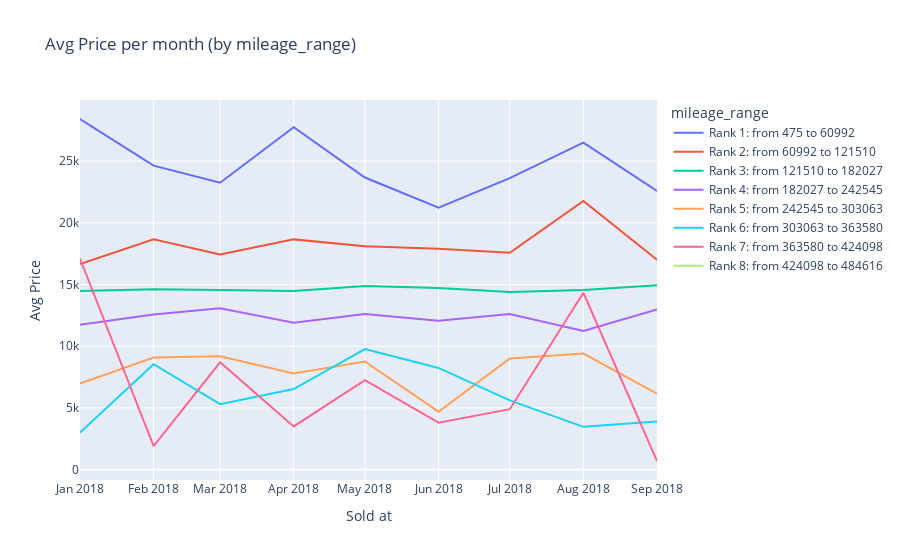
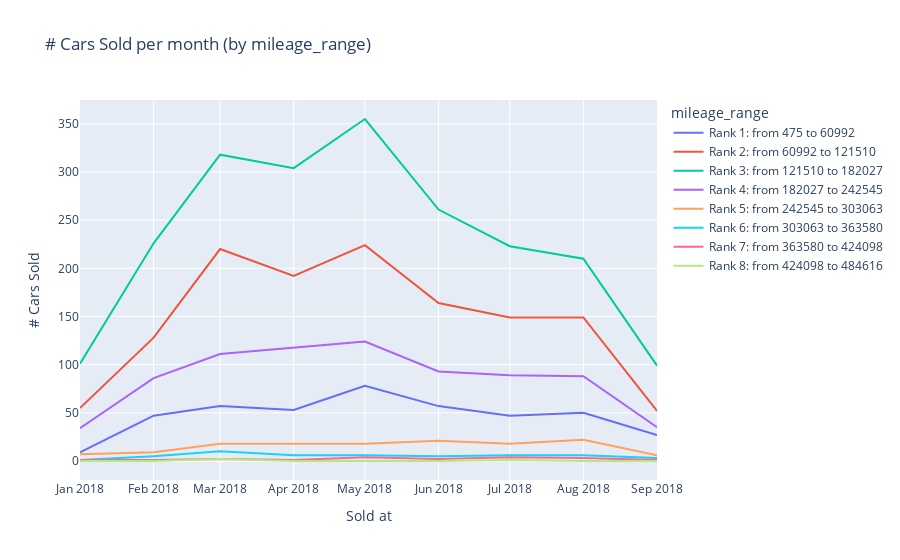
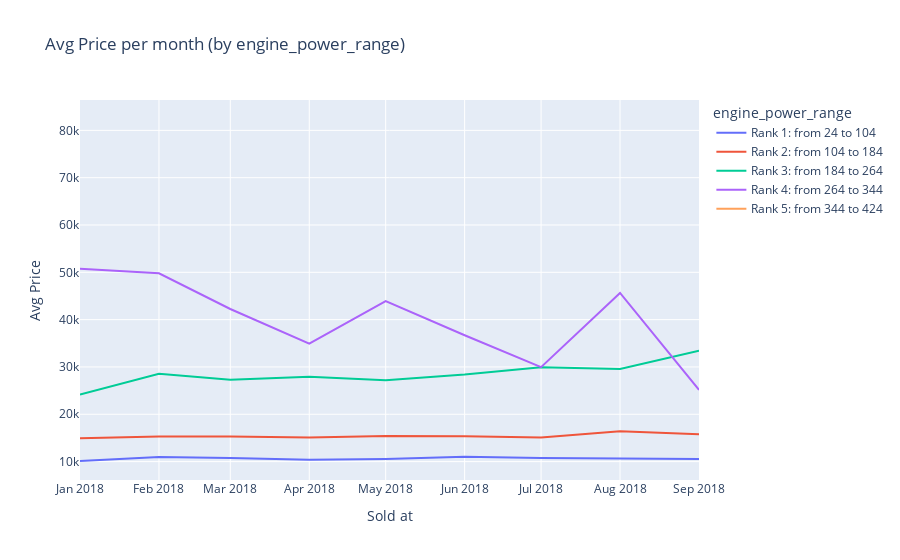
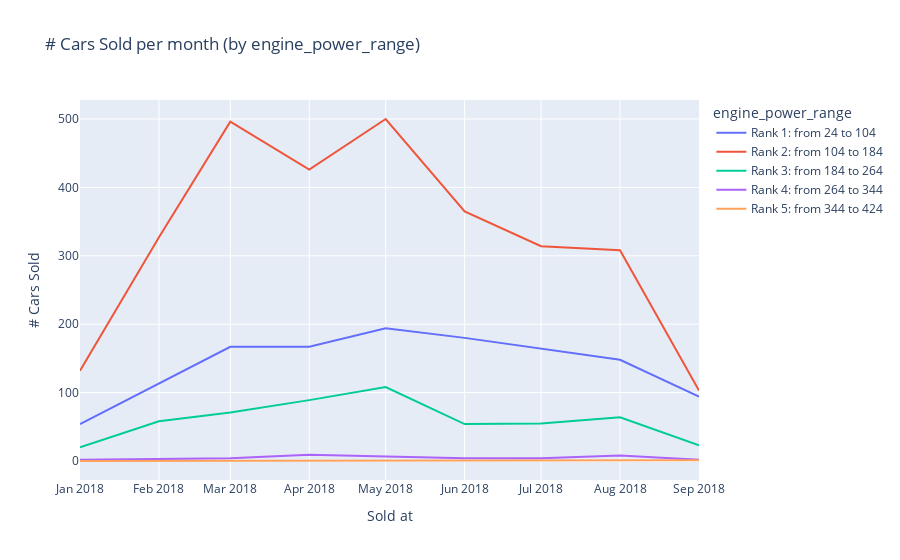

Notebook code cell kept with these figures, in order:
### Code cell
def aggregate_data_sold(dataframe, column, aggregation):
    if aggregation == 'count':
        dataframe_agg = dataframe.groupby(['sold_at', column]).size().reset_index(name='count')
    else:        
        dataframe_agg = dataframe.groupby(['sold_at', column]).agg({'price':aggregation}).reset_index()
    return dataframe_agg


def plot_data_sold(df, color_plot, y):
    if y == 'count':
        if color_plot == 'paint_color':
            custom_palette = {
            'beige': '#F5F5DC',
            'black': '#000000',
            'blue': '#0000FF',
            'brown': '#A52A2A',
            'green': '#008000',
            'grey': '#808080',
            'orange': '#FFA500',
            'red': '#FF0000',
            'silver': '#C0C0C0',
            'white': '#FFFFFF'
            }

            fig = px.line(df, x='sold_at', y='count', title=f'# Cars Sold per month (by {color_plot})', color = color_plot,
                        color_discrete_map=custom_palette)
            fig.update_traces(texttemplate='%{y}')
            fig.update_layout(
                xaxis_title='Sold at',
                yaxis_title='# Cars Sold',
                hovermode='x'
            )
            fig.show()
        else:
            fig = px.line(df, x='sold_at', y='count', title=f'# Cars Sold per month (by {color_plot})', color = color_plot)
            fig.update_traces(texttemplate='%{y}')
            fig.update_layout(
                xaxis_title = 'Sold at',
                yaxis_title = '# Cars Sold',
                hovermode='x'
            )
            fig.show()

    else:
        if color_plot == 'paint_color':
            custom_palette = {
            'beige': '#F5F5DC',
            'black': '#000000',
            'blue': '#0000FF',
            'brown': '#A52A2A',
            'green': '#008000',
            'grey': '#808080',
            'orange': '#FFA500',
            'red': '#FF0000',
            'silver': '#C0C0C0',
            'white': '#FFFFFF'
            }

            fig = px.line(df, x='sold_at', y='price', title=f'Avg Price per month (by {color_plot})', color = color_plot,
                        color_discrete_map=custom_palette)
            fig.update_traces(texttemplate='%{y:.0f}')
            fig.update_layout(
                xaxis_title='Sold at',
                yaxis_title='Avg Price',
                hovermode='x'
            )
            fig.show()

        else:
            fig = px.line(df, x='sold_at', y='price', title=f'Avg Price per month (by {color_plot})', color = color_plot)
            fig.update_traces(texttemplate='%{y:.0f}')
            fig.update_layout(
                xaxis_title = 'Sold at',
                yaxis_title = 'Avg Price',
                hovermode='x'
            )
            fig.show()


columns_to_analyze_sold = ['mileage_range', 'engine_power_range', 'fuel', 'paint_color', 'car_type']
for column in columns_to_analyze_sold:
    df_mean = aggregate_data_sold(dataframe, column, 'mean')
    plot_data_sold(df_mean, column, 'price')

    df_count = aggregate_data_sold(dataframe, column, 'count')
    plot_data_sold(df_count, column, 'count')

### Figure 1 — Plotly figure (JSON) as saved in the notebook; plotly's stock layout.template omitted (floating-point values rounded to 4 significant figures)
{"data": [{"hovertemplate": "mileage_range=Rank 1: from 475 to 60992<br>sold_at=%{x}<br>price=%{y}<extra></extra>", "legendgroup": "Rank 1: from 475 to 60992", "line": {"color": "#636efa", "dash": "solid"}, "marker": {"symbol": "circle"}, "mode": "lines", "name": "Rank 1: from 475 to 60992", "orientation": "v", "showlegend": true, "texttemplate": "%{y:.0f}", "type": "scatter", "x": ["2018-01-01T00:00:00", "2018-02-01T00:00:00", "2018-03-01T00:00:00", "2018-04-01T00:00:00", "2018-05-01T00:00:00", "2018-06-01T00:00:00", "2018-07-01T00:00:00", "2018-08-01T00:00:00", "2018-09-01T00:00:00"], "xaxis": "x", "y": [28410.0, 24630.0, 23250.0, 27750.0, 23670.0, 21230.0, 23610.0, 26498, 22590.0], "yaxis": "y"}, {"hovertemplate": "mileage_range=Rank 2: from 60992 to 121510<br>sold_at=%{x}<br>price=%{y}<extra></extra>", "legendgroup": "Rank 2: from 60992 to 121510", "line": {"color": "#EF553B", "dash": "solid"}, "marker": {"symbol": "circle"}, "mode": "lines", "name": "Rank 2: from 60992 to 121510", "orientation": "v", "showlegend": true, "texttemplate": "%{y:.0f}", "type": "scatter", "x": ["2018-01-01T00:00:00", "2018-02-01T00:00:00", "2018-03-01T00:00:00", "2018-04-01T00:00:00", "2018-05-01T00:00:00", "2018-06-01T00:00:00", "2018-07-01T00:00:00", "2018-08-01T00:00:00", "2018-09-01T00:00:00"], "xaxis": "x", "y": [16650.0, 18660.0, 17440.0, 18660.0, 18100.0, 17910.0, 17570.0, 21780.0, 17000.0], "yaxis": "y"}, {"hovertemplate": "mileage_range=Rank 3: from 121510 to 182027<br>sold_at=%{x}<br>price=%{y}<extra></extra>", "legendgroup": "Rank 3: from 121510 to 182027", "line": {"color": "#00cc96", "dash": "solid"}, "marker": {"symbol": "circle"}, "mode": "lines", "name": "Rank 3: from 121510 to 182027", "orientation": "v", "showlegend": true, "texttemplate": "%{y:.0f}", "type": "scatter", "x": ["2018-01-01T00:00:00", "2018-02-01T00:00:00", "2018-03-01T00:00:00", "2018-04-01T00:00:00", "2018-05-01T00:00:00", "2018-06-01T00:00:00", "2018-07-01T00:00:00", "2018-08-01T00:00:00", "2018-09-01T00:00:00"], "xaxis": "x", "y": [14470.0, 14610.0, 14550.0, 14470.0, 14880.0, 14720.0, 14390.0, 14550.0, 14930.0], "yaxis": "y"}, {"hovertemplate": "mileage_range=Rank 4: from 182027 to 242545<br>sold_at=%{x}<br>price=%{y}<extra></extra>", "legendgroup": "Rank 4: from 182027 to 242545", "line": {"color": "#ab63fa", "dash": "solid"}, "marker": {"symbol": "circle"}, "mode": "lines", "name": "Rank 4: from 182027 to 242545", "orientation": "v", "showlegend": true, "texttemplate": "%{y:.0f}", "type": "scatter", "x": ["2018-01-01T00:00:00", "2018-02-01T00:00:00", "2018-03-01T00:00:00", "2018-04-01T00:00:00", "2018-05-01T00:00:00", "2018-06-01T00:00:00", "2018-07-01T00:00:00", "2018-08-01T00:00:00", "2018-09-01T00:00:00"], "xaxis": "x", "y": [11740.0, 12560.0, 13080.0, 11910.0, 12620.0, 12070.0, 12600.0, 11240.0, 12980.0], "yaxis": "y"}, {"hovertemplate": "mileage_range=Rank 5: from 242545 to 303063<br>sold_at=%{x}<br>price=%{y}<extra></extra>", "legendgroup": "Rank 5: from 242545 to 303063", "line": {"color": "#FFA15A", "dash": "solid"}, "marker": {"symbol": "circle"}, "mode": "lines", "name": "Rank 5: from 242545 to 303063", "orientation": "v", "showlegend": true, "texttemplate": "%{y:.0f}", "type": "scatter", "x": ["2018-01-01T00:00:00", "2018-02-01T00:00:00", "2018-03-01T00:00:00", "2018-04-01T00:00:00", "2018-05-01T00:00:00", "2018-06-01T00:00:00", "2018-07-01T00:00:00", "2018-08-01T00:00:00", "2018-09-01T00:00:00"], "xaxis": "x", "y": [6971.0, 9078.0, 9194.0, 7783.0, 8767.0, 4695.0, 9006.0, 9409.0, 6167.0], "yaxis": "y"}, {"hovertemplate": "mileage_range=Rank 6: from 303063 to 363580<br>sold_at=%{x}<br>price=%{y}<extra></extra>", "legendgroup": "Rank 6: from 303063 to 363580", "line": {"color": "#19d3f3", "dash": "solid"}, "marker": {"symbol": "circle"}, "mode": "lines", "name": "Rank 6: from 303063 to 363580", "orientation": "v", "showlegend": true, "texttemplate": "%{y:.0f}", "type": "scatter", "x": ["2018-01-01T00:00:00", "2018-02-01T00:00:00", "2018-03-01T00:00:00", "2018-04-01T00:00:00", "2018-05-01T00:00:00", "2018-06-01T00:00:00", "2018-07-01T00:00:00", "2018-08-01T00:00:00", "2018-09-01T00:00:00"], "xaxis": "x", "y": [3000, 8540, 5310, 6533.0, 9767.0, 8240, 5617.0, 3467.0, 3900], "yaxis": "y"}, {"hovertemplate": "mileage_range=Rank 7: from 363580 to 424098<br>sold_at=%{x}<br>price=%{y}<extra></extra>", "legendgroup": "Rank 7: from 363580 to 424098", "line": {"color": "#FF6692", "dash": "solid"}, "marker": {"symbol": "circle"}, "mode": "lines", "name": "Rank 7: from 363580 to 424098", "orientation": "v", "showlegend": true, "texttemplate": "%{y:.0f}", "type": "scatter", "x": ["2018-01-01T00:00:00", "2018-02-01T00:00:00", "2018-03-01T00:00:00", "2018-04-01T00:00:00", "2018-05-01T00:00:00", "2018-06-01T00:00:00", "2018-07-01T00:00:00", "2018-08-01T00:00:00", "2018-09-01T00:00:00"], "xaxis": "x", "y": [17100, 1900, 8700, 3500, 7250, 3800, 4900, 14330.0, 700], "yaxis": "y"}, {"hovertemplate": "mileage_range=Rank 8: from 424098 to 484616<br>sold_at=%{x}<br>price=%{y}<extra></extra>", "legendgroup": "Rank 8: from 424098 to 484616", "line": {"color": "#B6E880", "dash": "solid"}, "marker": {"symbol": "circle"}, "mode": "lines", "name": "Rank 8: from 424098 to 484616", "orientation": "v", "showlegend": true, "texttemplate": "%{y:.0f}", "type": "scatter", "x": ["2018-01-01T00:00:00", "2018-02-01T00:00:00", "2018-03-01T00:00:00", "2018-04-01T00:00:00", "2018-05-01T00:00:00", "2018-06-01T00:00:00", "2018-07-01T00:00:00", "2018-08-01T00:00:00", "2018-09-01T00:00:00"], "xaxis": "x", "y": [null, null, 4200, null, null, null, 1200, null, null], "yaxis": "y"}], "layout": {"hovermode": "x", "legend": {"title": {"text": "mileage_range"}, "tracegroupgap": 0}, "title": {"text": "Avg Price per month (by mileage_range)"}, "xaxis": {"anchor": "y", "domain": [0, 1], "title": {"text": "Sold at"}}, "yaxis": {"anchor": "x", "domain": [0, 1], "title": {"text": "Avg Price"}}}}

### Figure 2 — Plotly figure (JSON) as saved in the notebook; plotly's stock layout.template omitted (floating-point values rounded to 4 significant figures)
{"data": [{"hovertemplate": "mileage_range=Rank 1: from 475 to 60992<br>sold_at=%{x}<br>count=%{y}<extra></extra>", "legendgroup": "Rank 1: from 475 to 60992", "line": {"color": "#636efa", "dash": "solid"}, "marker": {"symbol": "circle"}, "mode": "lines", "name": "Rank 1: from 475 to 60992", "orientation": "v", "showlegend": true, "texttemplate": "%{y}", "type": "scatter", "x": ["2018-01-01T00:00:00", "2018-02-01T00:00:00", "2018-03-01T00:00:00", "2018-04-01T00:00:00", "2018-05-01T00:00:00", "2018-06-01T00:00:00", "2018-07-01T00:00:00", "2018-08-01T00:00:00", "2018-09-01T00:00:00"], "xaxis": "x", "y": [9, 47, 57, 53, 78, 57, 47, 50, 27], "yaxis": "y"}, {"hovertemplate": "mileage_range=Rank 2: from 60992 to 121510<br>sold_at=%{x}<br>count=%{y}<extra></extra>", "legendgroup": "Rank 2: from 60992 to 121510", "line": {"color": "#EF553B", "dash": "solid"}, "marker": {"symbol": "circle"}, "mode": "lines", "name": "Rank 2: from 60992 to 121510", "orientation": "v", "showlegend": true, "texttemplate": "%{y}", "type": "scatter", "x": ["2018-01-01T00:00:00", "2018-02-01T00:00:00", "2018-03-01T00:00:00", "2018-04-01T00:00:00", "2018-05-01T00:00:00", "2018-06-01T00:00:00", "2018-07-01T00:00:00", "2018-08-01T00:00:00", "2018-09-01T00:00:00"], "xaxis": "x", "y": [55, 128, 220, 192, 224, 164, 149, 149, 52], "yaxis": "y"}, {"hovertemplate": "mileage_range=Rank 3: from 121510 to 182027<br>sold_at=%{x}<br>count=%{y}<extra></extra>", "legendgroup": "Rank 3: from 121510 to 182027", "line": {"color": "#00cc96", "dash": "solid"}, "marker": {"symbol": "circle"}, "mode": "lines", "name": "Rank 3: from 121510 to 182027", "orientation": "v", "showlegend": true, "texttemplate": "%{y}", "type": "scatter", "x": ["2018-01-01T00:00:00", "2018-02-01T00:00:00", "2018-03-01T00:00:00", "2018-04-01T00:00:00", "2018-05-01T00:00:00", "2018-06-01T00:00:00", "2018-07-01T00:00:00", "2018-08-01T00:00:00", "2018-09-01T00:00:00"], "xaxis": "x", "y": [101, 226, 318, 304, 355, 261, 223, 210, 99], "yaxis": "y"}, {"hovertemplate": "mileage_range=Rank 4: from 182027 to 242545<br>sold_at=%{x}<br>count=%{y}<extra></extra>", "legendgroup": "Rank 4: from 182027 to 242545", "line": {"color": "#ab63fa", "dash": "solid"}, "marker": {"symbol": "circle"}, "mode": "lines", "name": "Rank 4: from 182027 to 242545", "orientation": "v", "showlegend": true, "texttemplate": "%{y}", "type": "scatter", "x": ["2018-01-01T00:00:00", "2018-02-01T00:00:00", "2018-03-01T00:00:00", "2018-04-01T00:00:00", "2018-05-01T00:00:00", "2018-06-01T00:00:00", "2018-07-01T00:00:00", "2018-08-01T00:00:00", "2018-09-01T00:00:00"], "xaxis": "x", "y": [34, 86, 111, 118, 124, 93, 89, 88, 35], "yaxis": "y"}, {"hovertemplate": "mileage_range=Rank 5: from 242545 to 303063<br>sold_at=%{x}<br>count=%{y}<extra></extra>", "legendgroup": "Rank 5: from 242545 to 303063", "line": {"color": "#FFA15A", "dash": "solid"}, "marker": {"symbol": "circle"}, "mode": "lines", "name": "Rank 5: from 242545 to 303063", "orientation": "v", "showlegend": true, "texttemplate": "%{y}", "type": "scatter", "x": ["2018-01-01T00:00:00", "2018-02-01T00:00:00", "2018-03-01T00:00:00", "2018-04-01T00:00:00", "2018-05-01T00:00:00", "2018-06-01T00:00:00", "2018-07-01T00:00:00", "2018-08-01T00:00:00", "2018-09-01T00:00:00"], "xaxis": "x", "y": [7, 9, 18, 18, 18, 21, 18, 22, 6], "yaxis": "y"}, {"hovertemplate": "mileage_range=Rank 6: from 303063 to 363580<br>sold_at=%{x}<br>count=%{y}<extra></extra>", "legendgroup": "Rank 6: from 303063 to 363580", "line": {"color": "#19d3f3", "dash": "solid"}, "marker": {"symbol": "circle"}, "mode": "lines", "name": "Rank 6: from 303063 to 363580", "orientation": "v", "showlegend": true, "texttemplate": "%{y}", "type": "scatter", "x": ["2018-01-01T00:00:00", "2018-02-01T00:00:00", "2018-03-01T00:00:00", "2018-04-01T00:00:00", "2018-05-01T00:00:00", "2018-06-01T00:00:00", "2018-07-01T00:00:00", "2018-08-01T00:00:00", "2018-09-01T00:00:00"], "xaxis": "x", "y": [1, 5, 10, 6, 6, 5, 6, 6, 3], "yaxis": "y"}, {"hovertemplate": "mileage_range=Rank 7: from 363580 to 424098<br>sold_at=%{x}<br>count=%{y}<extra></extra>", "legendgroup": "Rank 7: from 363580 to 424098", "line": {"color": "#FF6692", "dash": "solid"}, "marker": {"symbol": "circle"}, "mode": "lines", "name": "Rank 7: from 363580 to 424098", "orientation": "v", "showlegend": true, "texttemplate": "%{y}", "type": "scatter", "x": ["2018-01-01T00:00:00", "2018-02-01T00:00:00", "2018-03-01T00:00:00", "2018-04-01T00:00:00", "2018-05-01T00:00:00", "2018-06-01T00:00:00", "2018-07-01T00:00:00", "2018-08-01T00:00:00", "2018-09-01T00:00:00"], "xaxis": "x", "y": [1, 1, 2, 1, 4, 2, 4, 3, 1], "yaxis": "y"}, {"hovertemplate": "mileage_range=Rank 8: from 424098 to 484616<br>sold_at=%{x}<br>count=%{y}<extra></extra>", "legendgroup": "Rank 8: from 424098 to 484616", "line": {"color": "#B6E880", "dash": "solid"}, "marker": {"symbol": "circle"}, "mode": "lines", "name": "Rank 8: from 424098 to 484616", "orientation": "v", "showlegend": true, "texttemplate": "%{y}", "type": "scatter", "x": ["2018-01-01T00:00:00", "2018-02-01T00:00:00", "2018-03-01T00:00:00", "2018-04-01T00:00:00", "2018-05-01T00:00:00", "2018-06-01T00:00:00", "2018-07-01T00:00:00", "2018-08-01T00:00:00", "2018-09-01T00:00:00"], "xaxis": "x", "y": [0, 0, 2, 0, 0, 0, 1, 0, 0], "yaxis": "y"}], "layout": {"hovermode": "x", "legend": {"title": {"text": "mileage_range"}, "tracegroupgap": 0}, "title": {"text": "# Cars Sold per month (by mileage_range)"}, "xaxis": {"anchor": "y", "domain": [0, 1], "title": {"text": "Sold at"}}, "yaxis": {"anchor": "x", "domain": [0, 1], "title": {"text": "# Cars Sold"}}}}

### Figure 3 — Plotly figure (JSON) as saved in the notebook; plotly's stock layout.template omitted (floating-point values rounded to 4 significant figures)
{"data": [{"hovertemplate": "engine_power_range=Rank 1: from 24 to 104<br>sold_at=%{x}<br>price=%{y}<extra></extra>", "legendgroup": "Rank 1: from 24 to 104", "line": {"color": "#636efa", "dash": "solid"}, "marker": {"symbol": "circle"}, "mode": "lines", "name": "Rank 1: from 24 to 104", "orientation": "v", "showlegend": true, "texttemplate": "%{y:.0f}", "type": "scatter", "x": ["2018-01-01T00:00:00", "2018-02-01T00:00:00", "2018-03-01T00:00:00", "2018-04-01T00:00:00", "2018-05-01T00:00:00", "2018-06-01T00:00:00", "2018-07-01T00:00:00", "2018-08-01T00:00:00", "2018-09-01T00:00:00"], "xaxis": "x", "y": [10130.0, 10950.0, 10780.0, 10370.0, 10550.0, 11010.0, 10780.0, 10670.0, 10530.0], "yaxis": "y"}, {"hovertemplate": "engine_power_range=Rank 2: from 104 to 184<br>sold_at=%{x}<br>price=%{y}<extra></extra>", "legendgroup": "Rank 2: from 104 to 184", "line": {"color": "#EF553B", "dash": "solid"}, "marker": {"symbol": "circle"}, "mode": "lines", "name": "Rank 2: from 104 to 184", "orientation": "v", "showlegend": true, "texttemplate": "%{y:.0f}", "type": "scatter", "x": ["2018-01-01T00:00:00", "2018-02-01T00:00:00", "2018-03-01T00:00:00", "2018-04-01T00:00:00", "2018-05-01T00:00:00", "2018-06-01T00:00:00", "2018-07-01T00:00:00", "2018-08-01T00:00:00", "2018-09-01T00:00:00"], "xaxis": "x", "y": [14920.0, 15290.0, 15280.0, 15090.0, 15403, 15340.0, 15100.0, 16390.0, 15780.0], "yaxis": "y"}, {"hovertemplate": "engine_power_range=Rank 3: from 184 to 264<br>sold_at=%{x}<br>price=%{y}<extra></extra>", "legendgroup": "Rank 3: from 184 to 264", "line": {"color": "#00cc96", "dash": "solid"}, "marker": {"symbol": "circle"}, "mode": "lines", "name": "Rank 3: from 184 to 264", "orientation": "v", "showlegend": true, "texttemplate": "%{y:.0f}", "type": "scatter", "x": ["2018-01-01T00:00:00", "2018-02-01T00:00:00", "2018-03-01T00:00:00", "2018-04-01T00:00:00", "2018-05-01T00:00:00", "2018-06-01T00:00:00", "2018-07-01T00:00:00", "2018-08-01T00:00:00", "2018-09-01T00:00:00"], "xaxis": "x", "y": [24165, 28580.0, 27270.0, 27910.0, 27170.0, 28390.0, 29960, 29550, 33410.0], "yaxis": "y"}, {"hovertemplate": "engine_power_range=Rank 4: from 264 to 344<br>sold_at=%{x}<br>price=%{y}<extra></extra>", "legendgroup": "Rank 4: from 264 to 344", "line": {"color": "#ab63fa", "dash": "solid"}, "marker": {"symbol": "circle"}, "mode": "lines", "name": "Rank 4: from 264 to 344", "orientation": "v", "showlegend": true, "texttemplate": "%{y:.0f}", "type": "scatter", "x": ["2018-01-01T00:00:00", "2018-02-01T00:00:00", "2018-03-01T00:00:00", "2018-04-01T00:00:00", "2018-05-01T00:00:00", "2018-06-01T00:00:00", "2018-07-01T00:00:00", "2018-08-01T00:00:00", "2018-09-01T00:00:00"], "xaxis": "x", "y": [50750, 49800, 42250, 34930.0, 43930.0, 36700, 29950, 45640.0, 25150], "yaxis": "y"}, {"hovertemplate": "engine_power_range=Rank 5: from 344 to 424<br>sold_at=%{x}<br>price=%{y}<extra></extra>", "legendgroup": "Rank 5: from 344 to 424", "line": {"color": "#FFA15A", "dash": "solid"}, "marker": {"symbol": "circle"}, "mode": "lines", "name": "Rank 5: from 344 to 424", "orientation": "v", "showlegend": true, "texttemplate": "%{y:.0f}", "type": "scatter", "x": ["2018-01-01T00:00:00", "2018-02-01T00:00:00", "2018-03-01T00:00:00", "2018-04-01T00:00:00", "2018-05-01T00:00:00", "2018-06-01T00:00:00", "2018-07-01T00:00:00", "2018-08-01T00:00:00", "2018-09-01T00:00:00"], "xaxis": "x", "y": [null, null, null, 82400, null, null, null, null, 41600], "yaxis": "y"}], "layout": {"hovermode": "x", "legend": {"title": {"text": "engine_power_range"}, "tracegroupgap": 0}, "title": {"text": "Avg Price per month (by engine_power_range)"}, "xaxis": {"anchor": "y", "domain": [0, 1], "title": {"text": "Sold at"}}, "yaxis": {"anchor": "x", "domain": [0, 1], "title": {"text": "Avg Price"}}}}

### Figure 4 — Plotly figure (JSON) as saved in the notebook; plotly's stock layout.template omitted (floating-point values rounded to 4 significant figures)
{"data": [{"hovertemplate": "engine_power_range=Rank 1: from 24 to 104<br>sold_at=%{x}<br>count=%{y}<extra></extra>", "legendgroup": "Rank 1: from 24 to 104", "line": {"color": "#636efa", "dash": "solid"}, "marker": {"symbol": "circle"}, "mode": "lines", "name": "Rank 1: from 24 to 104", "orientation": "v", "showlegend": true, "texttemplate": "%{y}", "type": "scatter", "x": ["2018-01-01T00:00:00", "2018-02-01T00:00:00", "2018-03-01T00:00:00", "2018-04-01T00:00:00", "2018-05-01T00:00:00", "2018-06-01T00:00:00", "2018-07-01T00:00:00", "2018-08-01T00:00:00", "2018-09-01T00:00:00"], "xaxis": "x", "y": [54, 114, 167, 167, 194, 180, 164, 148, 94], "yaxis": "y"}, {"hovertemplate": "engine_power_range=Rank 2: from 104 to 184<br>sold_at=%{x}<br>count=%{y}<extra></extra>", "legendgroup": "Rank 2: from 104 to 184", "line": {"color": "#EF553B", "dash": "solid"}, "marker": {"symbol": "circle"}, "mode": "lines", "name": "Rank 2: from 104 to 184", "orientation": "v", "showlegend": true, "texttemplate": "%{y}", "type": "scatter", "x": ["2018-01-01T00:00:00", "2018-02-01T00:00:00", "2018-03-01T00:00:00", "2018-04-01T00:00:00", "2018-05-01T00:00:00", "2018-06-01T00:00:00", "2018-07-01T00:00:00", "2018-08-01T00:00:00", "2018-09-01T00:00:00"], "xaxis": "x", "y": [132, 327, 496, 426, 500, 365, 314, 308, 103], "yaxis": "y"}, {"hovertemplate": "engine_power_range=Rank 3: from 184 to 264<br>sold_at=%{x}<br>count=%{y}<extra></extra>", "legendgroup": "Rank 3: from 184 to 264", "line": {"color": "#00cc96", "dash": "solid"}, "marker": {"symbol": "circle"}, "mode": "lines", "name": "Rank 3: from 184 to 264", "orientation": "v", "showlegend": true, "texttemplate": "%{y}", "type": "scatter", "x": ["2018-01-01T00:00:00", "2018-02-01T00:00:00", "2018-03-01T00:00:00", "2018-04-01T00:00:00", "2018-05-01T00:00:00", "2018-06-01T00:00:00", "2018-07-01T00:00:00", "2018-08-01T00:00:00", "2018-09-01T00:00:00"], "xaxis": "x", "y": [20, 58, 71, 89, 108, 54, 55, 64, 23], "yaxis": "y"}, {"hovertemplate": "engine_power_range=Rank 4: from 264 to 344<br>sold_at=%{x}<br>count=%{y}<extra></extra>", "legendgroup": "Rank 4: from 264 to 344", "line": {"color": "#ab63fa", "dash": "solid"}, "marker": {"symbol": "circle"}, "mode": "lines", "name": "Rank 4: from 264 to 344", "orientation": "v", "showlegend": true, "texttemplate": "%{y}", "type": "scatter", "x": ["2018-01-01T00:00:00", "2018-02-01T00:00:00", "2018-03-01T00:00:00", "2018-04-01T00:00:00", "2018-05-01T00:00:00", "2018-06-01T00:00:00", "2018-07-01T00:00:00", "2018-08-01T00:00:00", "2018-09-01T00:00:00"], "xaxis": "x", "y": [2, 3, 4, 9, 7, 4, 4, 8, 2], "yaxis": "y"}, {"hovertemplate": "engine_power_range=Rank 5: from 344 to 424<br>sold_at=%{x}<br>count=%{y}<extra></extra>", "legendgroup": "Rank 5: from 344 to 424", "line": {"color": "#FFA15A", "dash": "solid"}, "marker": {"symbol": "circle"}, "mode": "lines", "name": "Rank 5: from 344 to 424", "orientation": "v", "showlegend": true, "texttemplate": "%{y}", "type": "scatter", "x": ["2018-01-01T00:00:00", "2018-02-01T00:00:00", "2018-03-01T00:00:00", "2018-04-01T00:00:00", "2018-05-01T00:00:00", "2018-06-01T00:00:00", "2018-07-01T00:00:00", "2018-08-01T00:00:00", "2018-09-01T00:00:00"], "xaxis": "x", "y": [0, 0, 0, 1, 0, 0, 0, 0, 1], "yaxis": "y"}], "layout": {"hovermode": "x", "legend": {"title": {"text": "engine_power_range"}, "tracegroupgap": 0}, "title": {"text": "# Cars Sold per month (by engine_power_range)"}, "xaxis": {"anchor": "y", "domain": [0, 1], "title": {"text": "Sold at"}}, "yaxis": {"anchor": "x", "domain": [0, 1], "title": {"text": "# Cars Sold"}}}}
